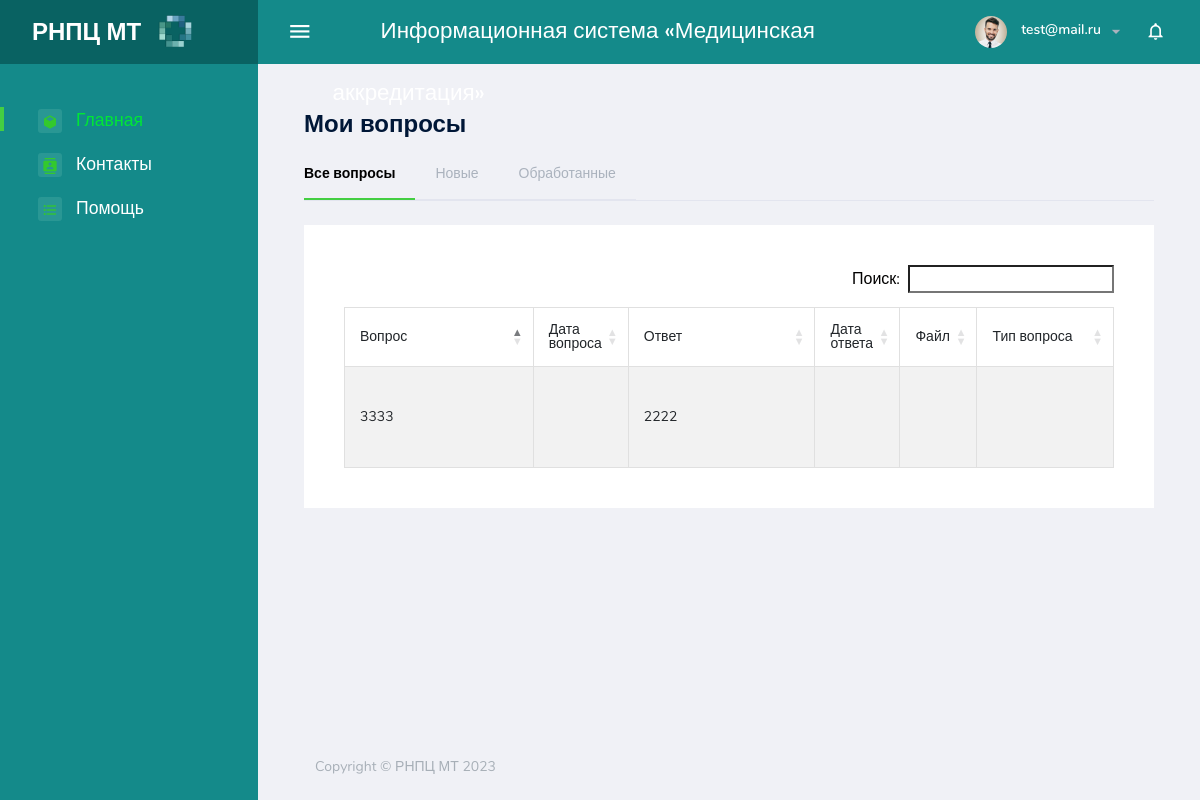
Page /index.php?messages_users (signed in) on the earlier database version.
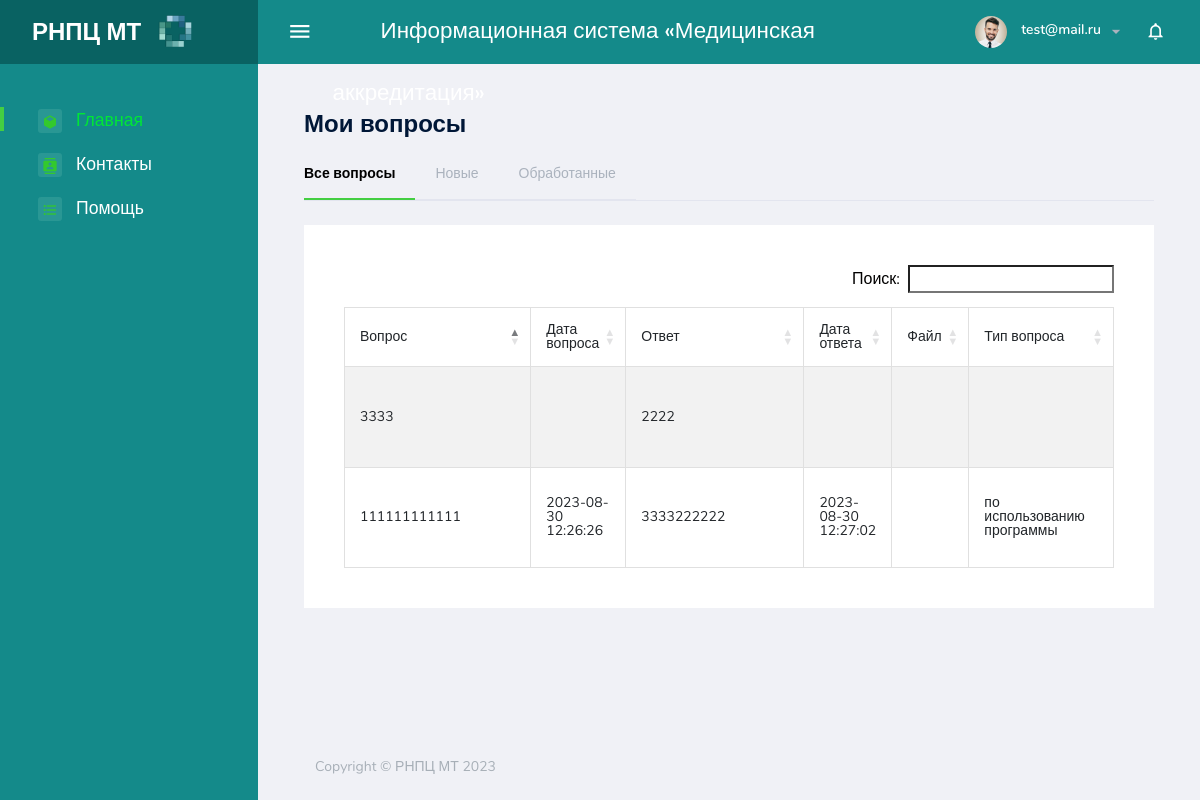
Same page on the later database version.
### tables this page shows
CREATE TABLE `questions` (
  `id_question` int NOT NULL,
  `email` text,
  `question` text,
  `answer` text,
  `id_user` int NOT NULL,
  `type_question` text,
  `file` text,
  `date_question` datetime DEFAULT NULL,
  `date_answer` datetime DEFAULT NULL,
  `important` int DEFAULT NULL
);

### messages_users.php (the view, shortened to what this page needs)
<?php if(isset($_COOKIE['login'])){?>
    <div class="content-wrapper">
        <div class="d-xl-flex justify-content-between align-items-start">
            <h2 class="text-dark font-weight-bold mb-2"> Мои вопросы</h2>
        </div>
        <div class="row">
            <div class="col-md-12">
                <div class="d-sm-flex justify-content-between align-items-center transaparent-tab-border ">
                    <ul class="nav nav-tabs tab-transparent" role="tablist">
                        <li class="nav-item">
                            <a class="nav-link active" id="all-question-tab" data-toggle="tab" href="#allQuestions" role="tab" aria-selected="true">Все вопросы</a>
                        </li>
                        <li class="nav-item">
                            <a class="nav-link " id="new-question-tab" data-toggle="tab" href="#newQuestions" role="tab" aria-selected="false">Новые</a>
                        </li>
                        <li class="nav-item">
                            <a class="nav-link" id="answer-qestion-tab" data-toggle="tab" href="#answerQestions" role="tab" aria-selected="false">Обработанные</a>
                        </li>
                    </ul>
                </div>
                <div class="tab-content tab-transparent-content">
                    <div class="tab-pane fade show active" id="allQuestions" role="tabpanel" aria-labelledby="all-question-tab">
                        <div class="row">
                            <div class="col-12">
                                <div class="card">
                                    <div class="card-body">
                                        <?php
                                        $query = "SELECT *
                                                  FROM questions q
                                                 LEFT OUTER JOIN users u on q.id_user = u.id_user
                                                 WHERE u.login = '".$_COOKIE['login']."'";
                                        $result=mysqli_query($con, $query) or die ( mysqli_error($con));
                                        for ($data = []; $row = mysqli_fetch_assoc($result); $data[] = $row);
                                        ?>
                                        <table id="example" class="table table-striped table-bordered" style="width:100%">
                                            <thead>
                                            <tr>
                                                <th style="max-width: 30%;">Вопрос</th>
                                                <th style="max-width: 10%;">Дата вопроса</th>
                                                <th style="max-width: 30%;">Ответ</th>
                                                <th style="max-width: 10%;">Дата ответа</th>
                                                <th>Файл</th>
                                                <th style="max-width: 20%;">Тип вопроса</th>
                                            </tr>
                                            </thead>
                                            <tbody>
                                            <?php
                                            foreach ($data as $app) {
                                                ?>
                                                <tr  style="cursor: pointer; height: 100px;">
                                                    <td style="max-width: 30%;"><?= $app['question'] ?></td>
                                                    <td style="max-width: 10%;"><?= $app['date_question'] ?></td>
                                                    <td style="max-width: 30%" > <?= $app['answer'] ?></td>
                                                    <td style="max-width: 10%;"><?= $app['date_answer'] ?></td>
                                                    <td><?php if(!empty($app['file'])){ ?>
                                                    <?php } ?></td>
                                                    <td style="max-width: 20%;"><?= $app['type_question'] ?></td>
                                                </tr>
                                                <?php
                                            }
                                            ?>
                                            </tbody>
                                        </table>
                                    </div>
                                </div>
                            </div>
                        </div>
                    </div>
                </div>
            </div>
        </div>
    </div>
<?php }
?>

### index.php (shortened to what this page needs)
<?php include 'authorization/out.php';?>
<!DOCTYPE html>
<html lang="en">
  <head>
    <link rel="stylesheet" href="assets/vendors/mdi/css/materialdesignicons.min.css">
    <link rel="stylesheet" href="assets/vendors/flag-icon-css/css/flag-icon.min.css">
    <link rel="stylesheet" href="assets/vendors/css/vendor.bundle.base.css">
    <link rel="stylesheet" href="assets/vendors/font-awesome/css/font-awesome.min.css" />
    <link rel="stylesheet" href="assets/vendors/bootstrap-datepicker/bootstrap-datepicker.min.css">
    <link rel="stylesheet" href="assets/css/style.css">
      <link rel="stylesheet" href="dist/css/global.css" >
    <link rel="stylesheet" href="dist/css/dataTables.bootstrap4.min.css">
  </head>
  <body >
    <div class="container-scroller">
      <nav class="navbar default-layout-navbar col-lg-12 col-12 p-0 fixed-top d-flex flex-row">
        <div class="text-center navbar-brand-wrapper d-flex align-items-center ">
         <div style="display: flex;"> <a class="navbar-brand brand-logo" href="index.php" style="color: white; float: left; text-align: left; margin-left: 2rem; font-weight: 600;">РНПЦ МТ
             </a>
             <div style="margin-top: 0.5rem">
                 <img src="/assets/images/logo-rnpcmt.png" style="width: 37px; height: 37px; margin-left: 1rem; "/>
             </div>
         </div>
        </div>
        <div class="navbar-menu-wrapper d-flex align-items-stretch">
            <button class="navbar-toggler navbar-toggler align-self-center" type="button" data-toggle="minimize">
              <span class="mdi mdi-menu" style="color: white; font-size: 1.6rem "></span>
            </button>
            <div>
                <span class="nameMedaccr"> Информационная система «Медицинская аккредитация»</span>
            </div>
          <ul class="navbar-nav navbar-nav-right">
            <li class="nav-item nav-profile dropdown">
              <a class="nav-link dropdown-toggle" id="profileDropdown" href="#" data-toggle="dropdown" aria-expanded="false">
                <div class="nav-profile-img">
                  <img src="assets/images/faces/face16.jpg" alt="image">
                </div>
                <div class="nav-profile-text">
                  <p class="mb-1 text-black"><?php if (!isset($_COOKIE['login']))
                          echo "Гость";
                      else
                          echo $_COOKIE['login']; ?></p>
                </div>
              </a>
            </li>
              <?php
              if (isset($_COOKIE['login'])) {?>
              <li class="nav-item dropdown">
                  <a class="nav-link count-indicator dropdown-toggle" id="notificationDropdown" href="#" data-toggle="dropdown">
                      <i class="mdi mdi-bell-outline"></i>
                  </a>
              </li>
              <?php } else {?>
              <?php } ?>
          </ul>
        </div>
      </nav>
      <div class="container-fluid page-body-wrapper">
       <?php include 'elements/navmenu/navmenu.php';?>
        <div class="main-panel">
            <?php
            foreach ($_GET as $key => $value) {
                $value = $key;
                break;
            }
            if(isset($value)){
                switch ($value) {
                    case 'messages_users':
                        include 'messages_users.php';
                        break;
                }
            }
            else{
                include 'main.php';
            }
            ?>
          <footer class="footer">
            <div class="footer-inner-wraper">
              <div class="d-sm-flex justify-content-center justify-content-sm-between">
                <span class="text-muted d-block text-center text-sm-left d-sm-inline-block">Copyright © РНПЦ МТ 2023</span>
              </div>
            </div>
          </footer>
        </div>
      </div>
    </div>
  </body>
</html>

### elements/navmenu/navmenu.php (shortened to what this page needs)
<nav class="sidebar sidebar-offcanvas" id="sidebar">
          <ul class="nav">
            <li class="nav-item" id="nav1" >
              <a class="nav-link" href="index.php" >
                <span class="icon-bg"><i class="mdi mdi-cube menu-icon"></i></span>
                <span class="menu-title">Главная</span>
              </a>
            </li>
            <li class="nav-item" id="nav3">
              <a class="nav-link" href="/index.php?contacts" >
                <span class="icon-bg"><i class="mdi mdi-contacts menu-icon"></i></span>
                <span class="menu-title">Контакты</span>
              </a>
            </li>
            <li class="nav-item" id="nav4">
              <a class="nav-link" href="/index.php?help" >
                <span class="icon-bg"><i class="mdi mdi-format-list-bulleted menu-icon"></i></span>
                <span class="menu-title">Помощь</span>
              </a>
            </li>
          </ul>
        </nav>

Differences in the rows shown:
added questions: question "111111111111", date_question "2023-08-30 12:26:26", answer "3333222222", date_answer "2023-08-30 12:27:02", type_question "по использованию программы"
